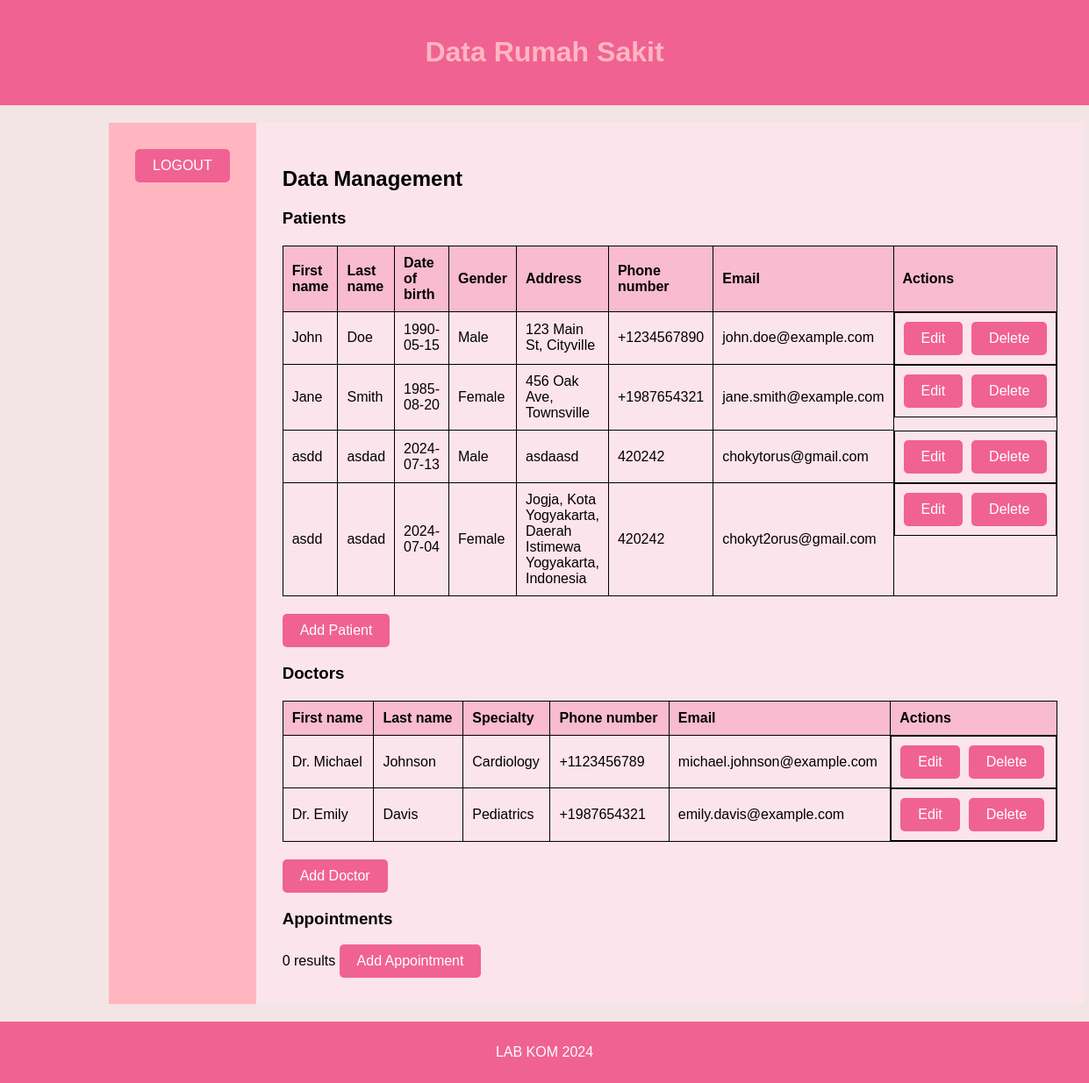
The page /tampil.php on the database its author committed.
### tables this page shows
CREATE TABLE `patients` (
  `patient_id` int(11) NOT NULL,
  `first_name` varchar(50) DEFAULT NULL,
  `last_name` varchar(50) DEFAULT NULL,
  `date_of_birth` date DEFAULT NULL,
  `gender` enum('Male','Female','Other') DEFAULT NULL,
  `address` varchar(255) DEFAULT NULL,
  `phone_number` varchar(15) DEFAULT NULL,
  `email` varchar(100) DEFAULT NULL
);

CREATE TABLE `doctors` (
  `doctor_id` int(11) NOT NULL,
  `first_name` varchar(50) DEFAULT NULL,
  `last_name` varchar(50) DEFAULT NULL,
  `specialty` varchar(100) DEFAULT NULL,
  `phone_number` varchar(15) DEFAULT NULL,
  `email` varchar(100) DEFAULT NULL
);

### read.php (the view, shortened to what this page needs)
<?php
include 'koneksi.php';
$entity = $_GET['entity'] ?? 'patient';
switch ($entity) {
    case 'patient':
        $sql = "SELECT * FROM patients";
        $id_field = 'patient_id';
        $fields = ['first_name', 'last_name', 'date_of_birth', 'gender', 'address', 'phone_number', 'email'];
        break;
    case 'doctor':
        $sql = "SELECT * FROM doctors";
        $id_field = 'doctor_id';
        $fields = ['first_name', 'last_name', 'specialty', 'phone_number', 'email'];
        break;
    case 'appointment':
        $sql = "SELECT * FROM appointments";
        $id_field = 'appointment_id';
        $fields = ['patient_id', 'doctor_id', 'appointment_date', 'reason'];
        break;
}
$result = $conn->query($sql);
if ($result->num_rows > 0) {
    echo "<table><tr>";
    foreach ($fields as $field) {
        echo "<th>".ucfirst(str_replace('_', ' ', $field))."</th>";
    }
    echo "<th>Actions</th></tr>";
    while ($row = $result->fetch_assoc()) {
        echo "<tr>";
        foreach ($fields as $field) {
            echo "<td>".$row[$field]."</td>";
        }
        echo "<td class='action-buttons'>
                <a href='update_form.php?entity=$entity&id=".$row[$id_field]."'><button>Edit</button></a>
                <a href='delete.php?entity=$entity&id=".$row[$id_field]."' onclick='return confirm(\"Are you sure you want to delete this item?\");'><button>Delete</button></a>
              </td>";
        echo "</tr>";
    }
    echo "</table>";
} else {
    echo "0 results";
}
?>

### tampil.php (shortened to what this page needs)
<!DOCTYPE html>
<html lang="en">
<head>
    <link rel="stylesheet" type="text/css" href="css/style.css">
</head>
<body>
<div class="header">
        <h1>Data Rumah Sakit</h1>
    </div>
    <div class="container1">
        <div class="column-1">
            <center> <a href="logout.php"><button>LOGOUT</button></a></center>
           </div>
        <div class="column-2">
        <h2>Data Management</h2>
        <h3>Patients</h3>
        <?php
        include 'read.php';
        ?>
        <a href="create_form.php?entity=patient"><button>Add Patient</button></a>
        <h3>Doctors</h3>
        <?php
        include 'read.php';
        ?>
        <a href="create_form.php?entity=doctor"><button>Add Doctor</button></a>
        <h3>Appointments</h3>
        <?php
        include 'read.php';
        ?>
        <a href="create_form.php?entity=appointment"><button>Add Appointment</button></a>
    </div>
    </div>
    <div class="footer">
        <p>LAB KOM 2024</p>
    </div>
</body>
</html>

### css/style.css (style rules this page uses)
body { font-family: Arial, sans-serif; margin: 0; padding: 0; display: flex; flex-direction: column; min-height: 100vh; background-color: #f3e5e5; }
.header { background-color: #f06292; color: white; padding: 20px; text-align: center; }
.footer { background-color: #f06292; color: white; text-align: center; padding: 10px; }
table { width: 100%; border-collapse: collapse; margin: 20px 0; }
table, th, td { border: 1px solid #ffb6c1; }
th, td { padding: 10px; text-align: left; }
th { background-color: #f8bbd0; }
.container1 { display: flex; flex-wrap: nowrap; margin: 20px auto; width: 80%; }
.column-1 { flex: 30%; padding: 30px; background-color: #ffb6c1; box-sizing: border-box; }
.column-2 { flex: 70%; padding: 30px; background-color: #fce4ec; box-sizing: border-box; }
h1 { color: #ffb6c1; }
button, input[type="submit"] { background-color: #f06292; color: white; padding: 10px 20px; border: none; border-radius: 5px; cursor: pointer; font-size: 16px; transition: background-color 0.3s ease, transform 0.3s ease; }

### tampil.php (style rules this page uses)
table { width: 100%; border-collapse: collapse; }
table, th, td { border: 1px solid black; }
th, td { padding: 10px; text-align: left; }
.action-buttons { display: flex; gap: 10px; }

### rows shown on the page
patients: first_name "John", last_name "Doe", date_of_birth "1990-05-15", gender "Male", address "123 Main St, Cityville", phone_number "+1234567890", email "john.doe@example.com"
patients: first_name "Jane", last_name "Smith", date_of_birth "1985-08-20", gender "Female", address "456 Oak Ave, Townsville", phone_number "+1987654321", email "jane.smith@example.com"
patients: first_name "asdd", last_name "asdad", date_of_birth "2024-07-13", gender "Male", address "asdaasd", phone_number "420242", email "chokytorus@gmail.com"
patients: first_name "asdd", last_name "asdad", date_of_birth "2024-07-04", gender "Female", address "Jogja, Kota Yogyakarta, Daerah Istimewa Yogyakarta, Indonesia", phone_number "420242", email "chokyt2orus@gmail.com"
doctors: first_name "Dr. Michael", last_name "Johnson", specialty "Cardiology", phone_number "+1123456789", email "michael.johnson@example.com"
doctors: first_name "Dr. Emily", last_name "Davis", specialty "Pediatrics", phone_number "+1987654321", email "emily.davis@example.com"

### other values the page prints
str_replace('_', ' ', $field) "First name"
str_replace('_', ' ', $field) "Last name"
str_replace('_', ' ', $field) "Date of birth"
str_replace('_', ' ', $field) "Gender"
str_replace('_', ' ', $field) "Address"
str_replace('_', ' ', $field) "Phone number"
str_replace('_', ' ', $field) "Email"
str_replace('_', ' ', $field) "Specialty"
